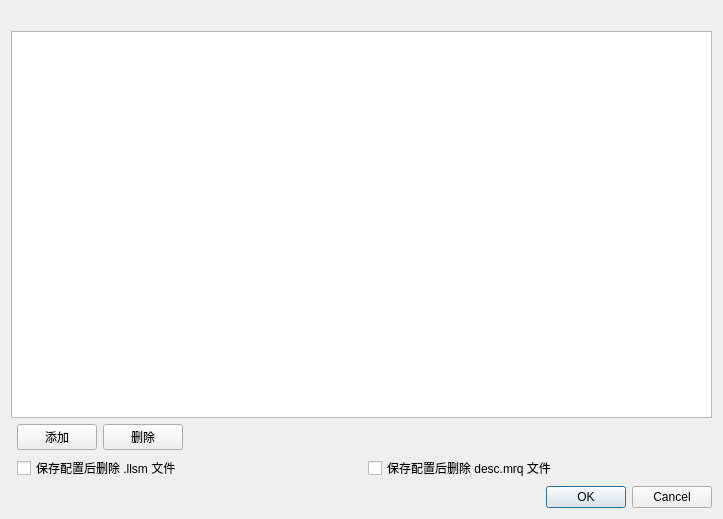
<?xml version="1.0" encoding="UTF-8"?>
<ui version="4.0">
 <class>MoresamplerConfigsDialog</class>
 <widget class="QDialog" name="MoresamplerConfigsDialog">
  <property name="geometry">
   <rect>
    <x>0</x>
    <y>0</y>
    <width>723</width>
    <height>519</height>
   </rect>
  </property>
  <property name="windowTitle">
   <string/>
  </property>
  <layout class="QGridLayout" name="gridLayout">
   <item row="7" column="1" colspan="4">
    <widget class="QDialogButtonBox" name="buttonBox">
     <property name="orientation">
      <enum>Qt::Horizontal</enum>
     </property>
     <property name="standardButtons">
      <set>QDialogButtonBox::Cancel|QDialogButtonBox::Ok</set>
     </property>
    </widget>
   </item>
   <item row="0" column="0" colspan="5">
    <widget class="QLabel" name="whatIsEditingLabel">
     <property name="text">
      <string/>
     </property>
    </widget>
   </item>
   <item row="1" column="0" colspan="5">
    <widget class="QTableView" name="configTableView">
     <property name="whatsThis">
      <string>&lt;html&gt;&lt;head/&gt;&lt;body&gt;&lt;p&gt;这里显示配置文件中的配置项。&lt;/p&gt;&lt;p&gt;您可以双击“值”一列来编辑配置项的值。如果您编辑的是全局配置，您可以双击“是否覆盖声库配置”来选择是否覆盖各个声库中定义的配置。&lt;/p&gt;&lt;p&gt;若要添加和删除配置项，使用左下角的“添加”和“删除”按钮。&lt;/p&gt;&lt;/body&gt;&lt;/html&gt;</string>
     </property>
     <property name="selectionMode">
      <enum>QAbstractItemView::SingleSelection</enum>
     </property>
     <property name="selectionBehavior">
      <enum>QAbstractItemView::SelectRows</enum>
     </property>
     <property name="horizontalScrollMode">
      <enum>QAbstractItemView::ScrollPerPixel</enum>
     </property>
     <attribute name="horizontalHeaderDefaultSectionSize">
      <number>140</number>
     </attribute>
     <attribute name="horizontalHeaderHighlightSections">
      <bool>false</bool>
     </attribute>
    </widget>
   </item>
   <item row="2" column="1">
    <widget class="QPushButton" name="addButton">
     <property name="whatsThis">
      <string>&lt;html&gt;&lt;head/&gt;&lt;body&gt;&lt;p&gt;您可以通过该按钮在文件的最后一行新建一个配置项。&lt;/p&gt;&lt;/body&gt;&lt;/html&gt;</string>
     </property>
     <property name="text">
      <string>添加</string>
     </property>
    </widget>
   </item>
   <item row="2" column="4">
    <spacer name="horizontalSpacer">
     <property name="orientation">
      <enum>Qt::Horizontal</enum>
     </property>
     <property name="sizeHint" stdset="0">
      <size>
       <width>40</width>
       <height>20</height>
      </size>
     </property>
    </spacer>
   </item>
   <item row="2" column="2">
    <widget class="QPushButton" name="deleteButton">
     <property name="whatsThis">
      <string>&lt;html&gt;&lt;head/&gt;&lt;body&gt;&lt;p&gt;您可以通过该按钮来删除当前选中的行。&lt;/p&gt;&lt;/body&gt;&lt;/html&gt;</string>
     </property>
     <property name="text">
      <string>删除</string>
     </property>
    </widget>
   </item>
   <item row="6" column="1" colspan="4">
    <layout class="QHBoxLayout" name="horizontalLayout">
     <item>
      <widget class="QCheckBox" name="deleteLLSMCheckBox">
       <property name="text">
        <string>保存配置后删除 .llsm 文件</string>
       </property>
      </widget>
     </item>
     <item>
      <widget class="QCheckBox" name="deleteDESCMRQCheckBox">
       <property name="text">
        <string>保存配置后删除 desc.mrq 文件</string>
       </property>
      </widget>
     </item>
    </layout>
   </item>
  </layout>
 </widget>
 <resources/>
 <connections>
  <connection>
   <sender>buttonBox</sender>
   <signal>accepted()</signal>
   <receiver>MoresamplerConfigsDialog</receiver>
   <slot>accept()</slot>
   <hints>
    <hint type="sourcelabel">
     <x>248</x>
     <y>254</y>
    </hint>
    <hint type="destinationlabel">
     <x>157</x>
     <y>274</y>
    </hint>
   </hints>
  </connection>
  <connection>
   <sender>buttonBox</sender>
   <signal>rejected()</signal>
   <receiver>MoresamplerConfigsDialog</receiver>
   <slot>reject()</slot>
   <hints>
    <hint type="sourcelabel">
     <x>316</x>
     <y>260</y>
    </hint>
    <hint type="destinationlabel">
     <x>286</x>
     <y>274</y>
    </hint>
   </hints>
  </connection>
 </connections>
</ui>
